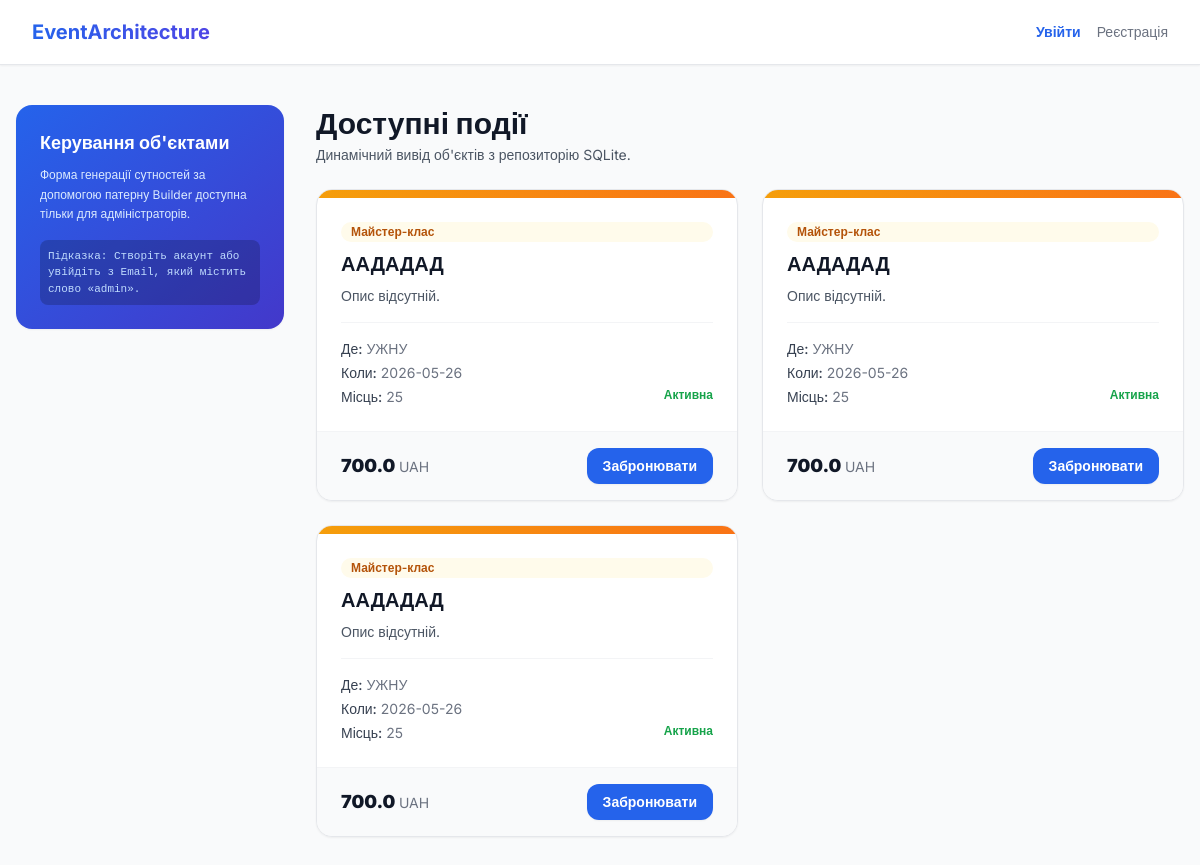
The page / on the database its author committed.
### tables this page shows
CREATE TABLE events (
            id INTEGER PRIMARY KEY AUTOINCREMENT,
            title TEXT NOT NULL,
            event_type TEXT NOT NULL,
            description TEXT,
            venue TEXT,
            date TEXT,
            capacity INTEGER,
            price REAL,
            status TEXT DEFAULT 'Активна'
        );

### controllers/routes.py (the view)
@main_bp.route('/')
def index():
    events = event_service.get_all_events()
    return render_template('index.html', events=events)

### repositories/db_repository.py (called while the page is built)
    def get_all(self) -> list[dict]:
        conn = sqlite3.connect(DB_NAME)
        conn.row_factory = sqlite3.Row
        cursor = conn.cursor()
        cursor.execute("SELECT * FROM events ORDER BY id DESC")
        rows = cursor.fetchall()
        conn.close()
        return [dict(row) for row in rows]

### services/event_service.py (called while the page is built)
    def get_all_events(self) -> list[dict]:
        return self.event_repo.get_all()

### templates/index.html (shortened to what this page needs)
<!DOCTYPE html>
<html lang="uk">
<head>
    <script src="https://cdn.tailwindcss.com"></script>
</head>
<body class="bg-gray-50 text-gray-900 min-h-screen flex flex-col" style="font-family: 'Inter', sans-serif;">
    <nav class="bg-white border-b border-gray-200 sticky top-0 z-50 shadow-sm">
        <div class="max-w-7xl mx-auto px-4 sm:px-6 lg:px-8">
            <div class="flex justify-between h-16 bg-white flex items-center">
                <span class="text-xl font-bold bg-gradient-to-r from-blue-600 to-indigo-600 bg-clip-text text-transparent">EventArchitecture</span>
                <div class="flex items-center space-x-4">
                    {% if session.get('user_id') %}
                        <span class="text-sm text-gray-600 font-medium">Привіт, {{ session.user_name }}!</span>
                        <a href="/profile" class="text-sm font-semibold text-blue-600 hover:text-blue-700 bg-blue-50 px-3 py-1.5 rounded-xl transition">Мій кабінет</a>
                        <a href="/logout" class="text-sm font-medium text-gray-500 hover:text-red-600">Вийти</a>
                    {% else %}
                        <a href="/login" class="text-sm font-semibold text-blue-600 hover:text-blue-700">Увійти</a>
                        <a href="/register" class="text-sm font-medium text-gray-500 hover:text-gray-700">Реєстрація</a>
                    {% endif %}
                </div>
            </div>
        </div>
    </nav>
    <main class="flex-grow max-w-7xl mx-auto w-full px-4 py-10">
        <div class="grid grid-cols-1 lg:grid-cols-4 gap-8">
            <div class="lg:col-span-1">
                {% if session.get('role') == 'admin' %}
                    <div class="bg-white p-6 rounded-2xl border border-gray-200 shadow-sm sticky top-24">
                        <h2 class="text-lg font-bold text-gray-900 mb-4">Панель Адміна</h2>
                        <form action="/create-event" method="POST" class="space-y-4">
                            <div>
                                <label class="block text-xs font-semibold text-gray-600 uppercase mb-1">Тип події (Factory)</label>
                                <select name="builder_type" class="w-full bg-gray-50 border border-gray-300 rounded-xl px-3 py-2 text-sm focus:outline-none">
                                    <option value="conference">Конференція (1.0)</option>
                                    <option value="concert">Концерт (1.3 + x2 місць)</option>
                                    <option value="workshop">Майстер-клас (0.7 + макс 25)</option>
                                </select>
                            </div>
                            <div>
                                <label class="block text-xs font-semibold text-gray-600 uppercase mb-1">Назва</label>
                                <input type="text" name="title" required class="w-full bg-gray-50 border border-gray-300 rounded-xl px-3 py-2 text-sm">
                            </div>
                            <div>
                                <label class="block text-xs font-semibold text-gray-600 uppercase mb-1">Локація</label>
                                <input type="text" name="venue" required class="w-full bg-gray-50 border border-gray-300 rounded-xl px-3 py-2 text-sm">
                            </div>
                            <div class="grid grid-cols-2 gap-2">
                                <div>
                                    <label class="block text-xs font-semibold text-gray-600 uppercase mb-1">Базова ціна</label>
                                    <input type="number" name="base_price" required value="200" class="w-full bg-gray-50 border border-gray-300 rounded-xl px-3 py-2 text-sm">
                                </div>
                                <div>
                                    <label class="block text-xs font-semibold text-gray-600 uppercase mb-1">Базові місця</label>
                                    <input type="number" name="base_capacity" required value="50" class="w-full bg-gray-50 border border-gray-300 rounded-xl px-3 py-2 text-sm">
                                </div>
                            </div>
                            <div>
                                <label class="block text-xs font-semibold text-gray-600 uppercase mb-1">Дата</label>
                                <input type="text" name="date" required placeholder="2026-06-01" class="w-full bg-gray-50 border border-gray-300 rounded-xl px-3 py-2 text-sm">
                            </div>
                            <div>
                                <label class="block text-xs font-semibold text-gray-600 uppercase mb-1">Опис</label>
                                <textarea name="description" rows="2" class="w-full bg-gray-50 border border-gray-300 rounded-xl px-3 py-2 text-sm"></textarea>
                            </div>
                            <button type="submit" class="w-full py-2.5 text-white bg-blue-600 hover:bg-blue-700 font-semibold rounded-xl text-sm shadow-sm transition">Згенерувати об'єкт</button>
                        </form>
                    </div>
                {% else %}
                    <div class="bg-gradient-to-br from-blue-600 to-indigo-700 p-6 rounded-2xl text-white shadow-sm sticky top-24">
                        <h3 class="font-bold text-lg mb-2">Керування об'єктами</h3>
                        <p class="text-xs text-blue-100 leading-relaxed mb-4">Форма генерації сутностей за допомогою патерну Builder доступна тільки для адміністраторів.</p>
                        <div class="text-[11px] font-mono bg-black/20 p-2 rounded-lg text-blue-200">Підказка: Створіть акаунт або увійдіть з Email, який містить слово «admin».</div>
                    </div>
                {% endif %}
            </div>
            <div class="lg:col-span-3">
                <h1 class="text-3xl font-extrabold text-gray-900 mb-1">Доступні події</h1>
                <p class="text-sm text-gray-600 mb-6">Динамічний вивід об'єктів з репозиторію SQLite.</p>
                {% if events %}
                    <div class="grid grid-cols-1 gap-6 md:grid-cols-2">
                        {% for event in events %}
                            <div class="bg-white rounded-2xl border border-gray-200 shadow-sm flex flex-col overflow-hidden">
                                <div class="h-2 bg-gradient-to-r {% if event.event_type == 'Концерт' %} from-purple-500 to-pink-500 {% elif event.event_type == 'Конференція' %} from-blue-500 to-teal-500 {% else %} from-amber-500 to-orange-500 {% endif %}"></div>
                                <div class="p-6 flex-grow flex flex-col">
                                    <span class="inline-flex items-center px-2.5 py-0.5 rounded-full text-xs font-semibold mb-2 {% if event.event_type == 'Концерт' %} bg-purple-50 text-purple-700 {% elif event.event_type == 'Конференція' %} bg-blue-50 text-blue-700 {% else %} bg-amber-50 text-amber-700 {% endif %}">{{ event.event_type }}</span>
                                    <h3 class="text-xl font-bold text-gray-900 mb-2">{{ event.title }}</h3>
                                    <p class="text-gray-600 text-sm mb-4 flex-grow">{{ event.description or "Опис відсутній." }}</p>
                                    <div class="border-t border-gray-100 pt-4 space-y-1 text-sm text-gray-500">
                                        <div><span class="font-medium text-gray-700">Де:</span> {{ event.venue }}</div>
                                        <div><span class="font-medium text-gray-700">Коли:</span> {{ event.date }}</div>
                                        <div class="flex justify-between">
                                            <div><span class="font-medium text-gray-700">Місць:</span> {{ event.capacity }}</div>
                                            <div class="font-semibold text-green-600 text-xs">{{ event.status }}</div>
                                        </div>
                                    </div>
                                </div>
                                <div class="bg-gray-50 px-6 py-4 border-t border-gray-100 flex items-center justify-between">
                                    <span class="text-lg font-black text-gray-900">{{ event.price }} <span class="text-sm font-normal text-gray-500">UAH</span></span>
                                    <form action="/book/{{ event.id }}" method="POST" class="inline">
                                        <button type="submit" class="px-4 py-2 text-sm font-semibold text-white bg-blue-600 hover:bg-blue-700 rounded-xl transition shadow-sm">Забронювати</button>
                                    </form>
                                </div>
                            </div>
                        {% endfor %}
                    </div>
                {% else %}
                    <div class="text-center py-16 bg-white rounded-2xl border border-dashed border-gray-300 p-12">База даних подій порожня.</div>
                {% endif %}
            </div>
        </div>
    </main>
</body>
</html>

### rows shown on the page
events: event_type "Майстер-клас", title "ААДАДАД", description "Опис відсутній.", venue "УЖНУ", date "2026-05-26", capacity "25", status "Активна", price "700.0"
events: event_type "Майстер-клас", title "ААДАДАД", description "Опис відсутній.", venue "УЖНУ", date "2026-05-26", capacity "25", status "Активна", price "700.0"
events: event_type "Майстер-клас", title "ААДАДАД", description "Опис відсутній.", venue "УЖНУ", date "2026-05-26", capacity "25", status "Активна", price "700.0"
